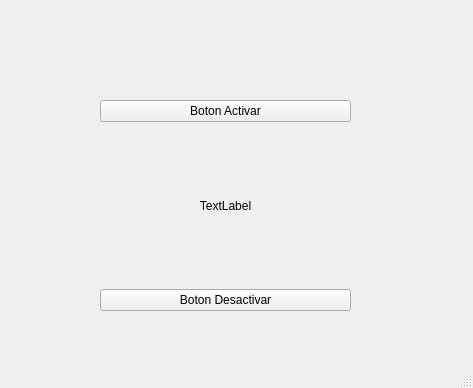
<?xml version="1.0" encoding="UTF-8"?>
<ui version="4.0">
 <class>MainWindow</class>
 <widget class="QMainWindow" name="MainWindow">
  <property name="geometry">
   <rect>
    <x>0</x>
    <y>0</y>
    <width>473</width>
    <height>388</height>
   </rect>
  </property>
  <property name="windowTitle">
   <string>MainWindow</string>
  </property>
  <widget class="QWidget" name="centralwidget">
   <widget class="QWidget" name="">
    <property name="geometry">
     <rect>
      <x>100</x>
      <y>100</y>
      <width>251</width>
      <height>211</height>
     </rect>
    </property>
    <layout class="QGridLayout" name="gridLayout">
     <item row="0" column="0">
      <widget class="QPushButton" name="boton_activar">
       <property name="enabled">
        <bool>true</bool>
       </property>
       <property name="text">
        <string>Boton Activar</string>
       </property>
      </widget>
     </item>
     <item row="1" column="0">
      <widget class="QLabel" name="etiqueta">
       <property name="text">
        <string>TextLabel</string>
       </property>
       <property name="alignment">
        <set>Qt::AlignCenter</set>
       </property>
      </widget>
     </item>
     <item row="2" column="0">
      <widget class="QPushButton" name="boton_desactivar">
       <property name="enabled">
        <bool>true</bool>
       </property>
       <property name="text">
        <string>Boton Desactivar</string>
       </property>
      </widget>
     </item>
    </layout>
   </widget>
  </widget>
  <widget class="QMenuBar" name="menubar">
   <property name="geometry">
    <rect>
     <x>0</x>
     <y>0</y>
     <width>473</width>
     <height>21</height>
    </rect>
   </property>
  </widget>
  <widget class="QStatusBar" name="statusbar"/>
 </widget>
 <resources/>
 <connections/>
</ui>
